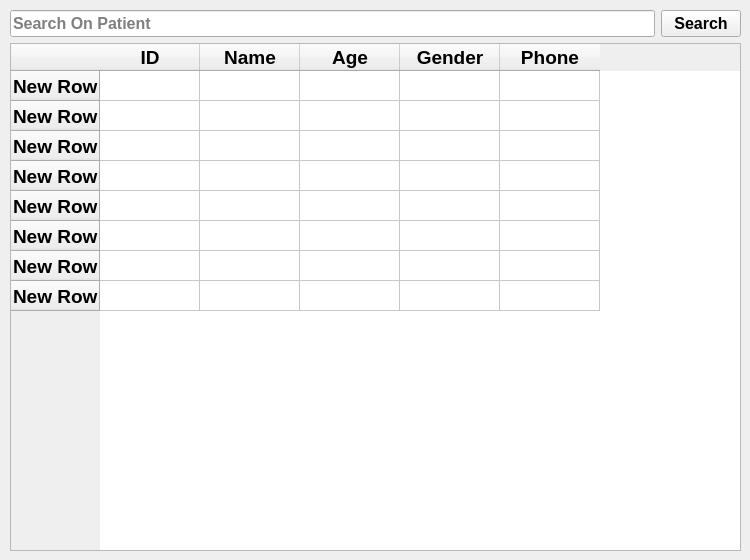
       <widget class="QWidget" name="searchOnPatientTab">
        <attribute name="title">
         <string>Search</string>
        </attribute>
        <widget class="QWidget" name="layoutWidget_7">
         <property name="geometry">
          <rect>
           <x>10</x>
           <y>10</y>
           <width>731</width>
           <height>541</height>
          </rect>
         </property>
         <layout class="QGridLayout" name="gridLayout_13">
          <item row="0" column="1">
           <widget class="QPushButton" name="reportSearchBtn">
            <property name="font">
             <font>
              <family>Arial</family>
              <pointsize>12</pointsize>
              <weight>75</weight>
              <bold>true</bold>
             </font>
            </property>
            <property name="cursor">
             <cursorShape>PointingHandCursor</cursorShape>
            </property>
            <property name="text">
             <string>Search</string>
            </property>
            <property name="icon">
             <iconset resource="links.qrc">
              <normaloff>:/icons/icons/search.png</normaloff>:/icons/icons/search.png</iconset>
            </property>
            <property name="iconSize">
             <size>
              <width>30</width>
              <height>25</height>
             </size>
            </property>
           </widget>
          </item>
          <item row="0" column="0">
           <widget class="QLineEdit" name="searchOnPatient_2">
            <property name="font">
             <font>
              <family>Arial</family>
              <pointsize>12</pointsize>
              <weight>75</weight>
              <bold>true</bold>
             </font>
            </property>
            <property name="cursor">
             <cursorShape>PointingHandCursor</cursorShape>
            </property>
            <property name="placeholderText">
             <string>Search On Patient</string>
            </property>
           </widget>
          </item>
          <item row="1" column="0" colspan="2">
           <widget class="QTableWidget" name="tableWidget_5">
            <property name="font">
             <font>
              <family>Arial</family>
              <pointsize>14</pointsize>
              <weight>75</weight>
              <bold>true</bold>
             </font>
            </property>
            <property name="cursor" stdset="0">
             <cursorShape>PointingHandCursor</cursorShape>
            </property>
            <property name="styleSheet">
             <string notr="true"/>
            </property>
            <row>
             <property name="text">
              <string>New Row</string>
             </property>
            </row>
            <row>
             <property name="text">
              <string>New Row</string>
             </property>
            </row>
            <row>
             <property name="text">
              <string>New Row</string>
             </property>
            </row>
            <row>
             <property name="text">
              <string>New Row</string>
             </property>
            </row>
            <row>
             <property name="text">
              <string>New Row</string>
             </property>
            </row>
            <row>
             <property name="text">
              <string>New Row</string>
             </property>
            </row>
            <row>
             <property name="text">
              <string>New Row</string>
             </property>
            </row>
            <row>
             <property name="text">
              <string>New Row</string>
             </property>
            </row>
            <column>
             <property name="text">
              <string>ID</string>
             </property>
            </column>
            <column>
             <property name="text">
              <string>Name</string>
             </property>
            </column>
            <column>
             <property name="text">
              <string>Age</string>
             </property>
            </column>
            <column>
             <property name="text">
              <string>Gender</string>
             </property>
            </column>
            <column>
             <property name="text">
              <string>Phone</string>
             </property>
            </column>
           </widget>
          </item>
         </layout>
        </widget>
       </widget>
